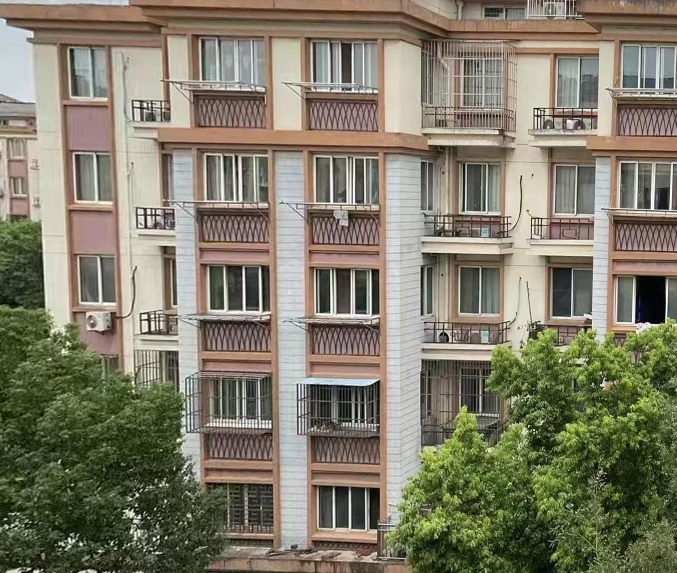
#> input picture ortho_c_0001.jpg, 1353 x 1146 px (shown at 1/2 size)
$ python facade_rectification_v2.py ortho_c_0001.jpg
#> lines starting #> are read from the running program, lines starting #| are printed output that depends on the picture
#!/usr/bin/env python3
"""
建筑外立面透视矫正工具（改进版）
添加详细的调试信息和更智能的点选择
"""

import cv2
import numpy as np
import json
import os
from pathlib import Path


class FacadeRectifier:
    def __init__(self, image_path, output_dir='./output'):
#> called with image_path = 'ortho_c_0001.jpg', output_dir = './output'
        self.image_path = Path(image_path)
        self.output_dir = Path(output_dir)
        self.output_dir.mkdir(parents=True, exist_ok=True)

        self.original = cv2.imread(str(self.image_path))
#> self.original is the input picture: shape (1146, 1353, 3); mean B, G, R 104.7, 123.6, 128.2
        if self.original is None:
            raise ValueError(f"无法读取图像: {image_path}")

        self.height, self.width = self.original.shape[:2]
#> self.height = 1146; self.width = 1353
        self.points = []

        print(f"图像尺寸: {self.width} x {self.height}")
#| 图像尺寸: 1353 x 1146
        print(f"\n操作说明:")
        print("  - 左键点击: 标注参考点（可以标注任意数量的点）")
        print("    建议沿建筑立面边缘标注多个点")
        print("  - 右键点击: 删除最后一个点")
        print("  - 'r' 键: 重置所有标注")
        print("  - 'c' 键: 完成标注，自动选择4个角点后执行矫正")
        print("  - 'q' 键: 退出")

    # [11 lines left out: function on_mouse, not called in this run]

    def update_display(self):
        display = self.original.copy()

        # 绘制标注点 - 按顺序用不同颜色
        colors = [(0, 0, 255), (0, 255, 0), (255, 0, 0), (0, 255, 255), (255, 0, 255)]
        labels = ['1', '2', '3', '4', '5']

        for i, point in enumerate(self.points):
            color = colors[i % len(colors)]
            label = labels[i % len(labels)]

            cv2.circle(display, tuple(point), 12, color, -1)
            cv2.circle(display, tuple(point), 15, (255, 255, 255), 2)
            cv2.putText(display, label,
                       (point[0]+20, point[1]),
                       cv2.FONT_HERSHEY_SIMPLEX, 0.8, color, 2)

        # 绘制连接线
        if len(self.points) >= 2:
            pts = np.array(self.points, np.int32)
            pts = pts.reshape((-1, 1, 2))
            cv2.polylines(display, [pts], len(self.points) == 4, (255, 255, 0), 3)

        # 提示信息
        info = f"已标注: {len(self.points)} 个点"
        cv2.putText(display, info, (20, 30),
                   cv2.FONT_HERSHEY_SIMPLEX, 1.0, (255, 255, 255), 2)

        if len(self.points) < 3:
            hint = "至少需要3个点..."
            cv2.putText(display, hint, (20, 70),
                       cv2.FONT_HERSHEY_SIMPLEX, 0.7, (0, 255, 255), 2)
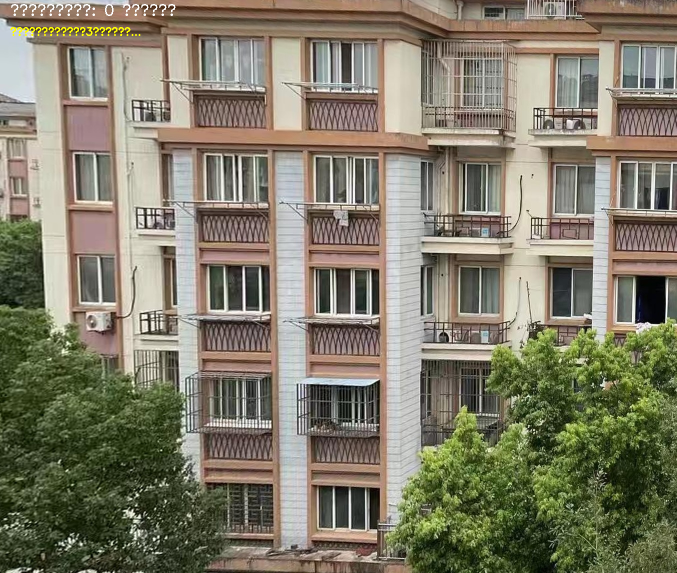
#> display: shape (1146, 1353, 3) (shown at 1/2 size); mean B, G, R 104.8, 124, 128.5

        cv2.imshow('Annotation', display)

    # [324 lines left out: functions order_points_simple, fit_rectangle, extract_corners, select_best_corners, infer_4th_corner, rectify, not called in this run]

    def run(self):
        cv2.namedWindow('Annotation')
        cv2.setMouseCallback('Annotation', self.on_mouse)
        self.update_display()

        print("\n开始标注...")
        while True:
            key = cv2.waitKey(1) & 0xFF
#> (key q is pressed here)

            if key == ord('r'):
                self.points = []
                print("已重置")
                self.update_display()

            elif key == ord('c'):
                cv2.destroyAllWindows()
                try:
                    return self.rectify()
                except Exception as e:
                    print(f"\n错误: {e}")
                    print("请重新标注")
                    cv2.namedWindow('Annotation')
                    cv2.setMouseCallback('Annotation', self.on_mouse)
                    self.update_display()

            elif key == ord('q'):
                cv2.destroyAllWindows()
                return None, None

        cv2.destroyAllWindows()


def main():
    import argparse
    parser = argparse.ArgumentParser(description='建筑外立面透视矫正工具（改进版）')
    parser.add_argument('image', help='输入图像路径')
    parser.add_argument('-o', '--output', default='./output', help='输出目录')
    args = parser.parse_args()

    rectifier = FacadeRectifier(args.image, args.output)
    rectified, _ = rectifier.run()


if __name__ == '__main__':
    main()
